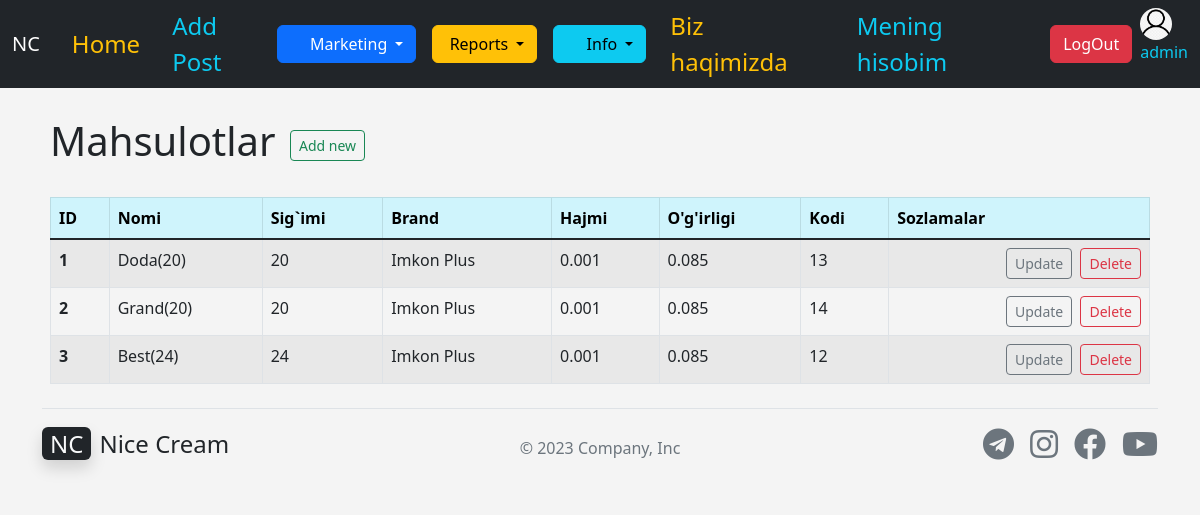
The app's page /products/product_list/ (signed in) with its own data.
### apps/accounts/models.py (models this page shows, shortened)
class User(AbstractUser):
    USER_TYPE_CHOICES = (
        ('PR', 'Provider'),
        ('CL', 'Client'),
    )
    username = models.CharField(max_length=255,unique=True,)
    first_name = models.CharField(max_length=255, blank=True, null=True)
    last_name = models.CharField(max_length=255, blank=True, null=True)
    phone = models.CharField(max_length=50, blank=True, null=True)
    email = models.EmailField(verbose_name='email address', blank=True, max_length=255, null=True)
    activated_date = models.DateTimeField(blank=True, null=True)
    balance = models.IntegerField(default=0)
    image = models.ImageField(default='user4.png',upload_to='images/', blank=True, null=True)
    address = models.CharField(max_length=255, blank=True, null=True)
    is_active = models.BooleanField(default=True)
    is_staff = models.BooleanField(default=False)
    is_superuser = models.BooleanField(default=False)
    user_type = models.CharField(max_length=50,choices=USER_TYPE_CHOICES, default='PR')

### apps/products/models.py (models this page shows, shortened)
class Product(models.Model):
    name = models.CharField('Tovar Nomi', max_length=50)
    capacity = models.IntegerField('Sigimi', blank=True, null=True,)
    brand = models.ForeignKey(Brand, blank=True, null=True, on_delete= models.CASCADE)
    product_size = models.FloatField(blank=True, null=True, )
    product_weight = models.FloatField(blank=True, null=True, )
    code = models.IntegerField('Kodi', blank=True, null=True,)
    image = models.ImageField(blank=True, null=True)
    about = models.TextField(blank=True, null=True)

class Brand(models.Model):
    name = models.CharField('Brand Nomi', max_length=50)
    phone = models.CharField(max_length=50, blank=True, null=True)
    email = models.EmailField(verbose_name='email address', blank=True, max_length=255, null=True)
    address = models.CharField(max_length=255, blank=True, null=True)
    def __str__(self):
        return self.name

### apps/products/views.py (the view)
# urls.py: path('product_list/', views.product_name_list, name='product_list'),
def product_name_list(request):
    product_list = Product.objects.all()
    return render(request, 'products/product_list.html', {
        'product_list' : product_list,
    })

### apps/products/templates/products/product_list.html
{% extends 'base.html' %}
{% block content %}
<br>
<h1>Mahsulotlar  <a href="{% url 'add_product_name' %}" class="btn btn-outline-success btn-sm mx-1">Add new</a></h1> <br>
<table class="table table-striped table-hover table-bordered">
    <thead class="table-info">
      <tr>
        <th scope="col">ID</th>
        <th scope="col">Nomi</th>
        <th scope="col">Sig`imi</th>
        <th scope="col">Brand</th>
        <th scope="col">Hajmi</th>
        <th scope="col">O'g'irligi</th>
        <th scope="col">Kodi</th>
        <th scope="col">Sozlamalar</th>
      </tr>
    </thead>
    <tbody class="table-group-divider">
      {% for product in product_list %}
      <tr>
        <th scope="row">{{ product.id }}</th>
        <td>{{ product.name }}</td>
        <td>{{ product.capacity }}</td>
        <td>{{ product.brand }}</td>
        <td>{{ product.product_size }}</td>
        <td>{{ product.product_weight }}</td>
        <td>{{ product.code }}</td>
        {% if user.is_superuser %}
        <td align="right">
          <a href="{% url 'update_product_name' product.id %}" class="btn btn-outline-secondary btn-sm mx-1">Update</a>
          <a href="{% url 'delete_product_name' product.id %}" class="btn btn-outline-danger btn-sm">Delete</a>
        </td>
            {% endif %}
      </tr>
      {% endfor %}
    </tbody>
  </table>
{% endblock content %}

### templates/navbar.html (shortened to what this page needs)
<nav class="navbar navbar-dark navbar-expand-lg bg-dark">
    <div class="container-fluid">
      <a class="navbar-brand" href="{% url 'home' %}">NC</a>
      <div class="collapse navbar-collapse" id="navbarSupportedContent">
        <a href="{% url 'home' %}" class="nav-link px-3 text-warning fs-4">Home</a>
        <a href="{% url 'post_new' %}" class="nav-link px-3 text-info fs-4">Add Post</a>
        <ul class="navbar-nav me-auto mb-2 mb-lg-0">
          {% if user.is_superuser %}
          <li class="nav-item dropdown">
            <button class="btn btn-primary dropdown-toggle" type="button" data-bs-toggle="dropdown" aria-expanded="false">
              <i class="far fa-cart-arrow-down"></i>  Marketing
          </button>
          </li>
          <li class="nav-item">
            <a class="nav-link" href="#"></a>
          </li>
          <li class="nav-item dropdown">
            <button class="btn btn-warning dropdown-toggle" type="button" data-bs-toggle="dropdown" aria-expanded="false">
                Reports
          </button>
          </li>
          <li class="nav-item">
            <a class="nav-link" href="#"></a>
          </li>
          <li class="nav-item dropdown">
            <button class="btn btn-info dropdown-toggle" type="button" data-bs-toggle="dropdown" aria-expanded="false">
              <i class="far fa-info-circle"></i>  Info
          </button>
          </li>
          {% endif %}
        </ul>
          <a href="{% url 'home' %}" class="nav-link px-4 text-warning fs-4">Biz haqimizda</a>
          {% if user.is_authenticated %}
          <a href="{% url 'home' %}" class="nav-link px-4 text-info fs-4">Mening hisobim</a>
          <a href="{% url 'logout' %}" class="btn btn-danger mt-2 mb-2 mx-2">LogOut</a>
          <div class="d-block">
              {% if user.image %}
              <img src="{{ user.image.url }}" alt="mdo" width="32" height="32" class="rounded-circle">
              {% endif %}
            <p class="text-info">{{ user.username }}</p>
          </div>
          {% else %}
          <a href="{% url 'login' %}" class="btn btn-outline-light me-2">Login</a>
          <a href="{% url 'register_user' %}" class="btn btn-warning">Sign-up</a>
          {% endif %}
      </div>
    </div>
  </nav>

### templates/base.html (style rules this page uses)
body { background: #f4f4f4; }

### records on screen
User: image (picture), username "admin"
Product: id "1", name "Doda(20)", capacity "20", brand "Imkon Plus", product_size "0.001", product_weight "0.085", code "13"
Product: id "2", name "Grand(20)", capacity "20", brand "Imkon Plus", product_size "0.001", product_weight "0.085", code "14"
Product: id "3", name "Best(24)", capacity "24", brand "Imkon Plus", product_size "0.001", product_weight "0.085", code "12"
